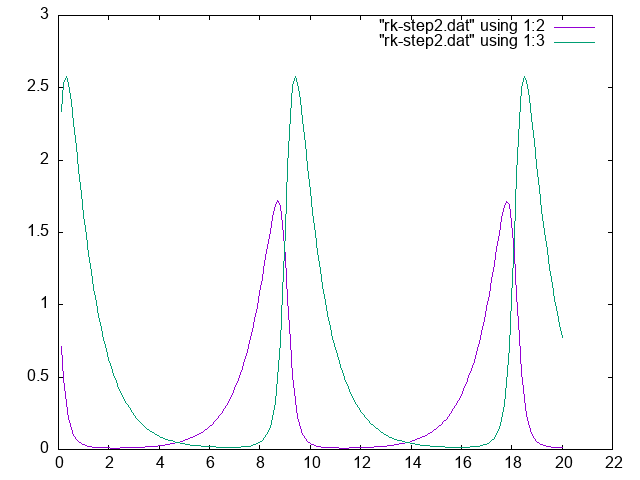

Write the gnuplot code that produced this figure.
plot "rk-step2.dat" using 1:2 w l
replot "rk-step2.dat" using 1:3 w l
